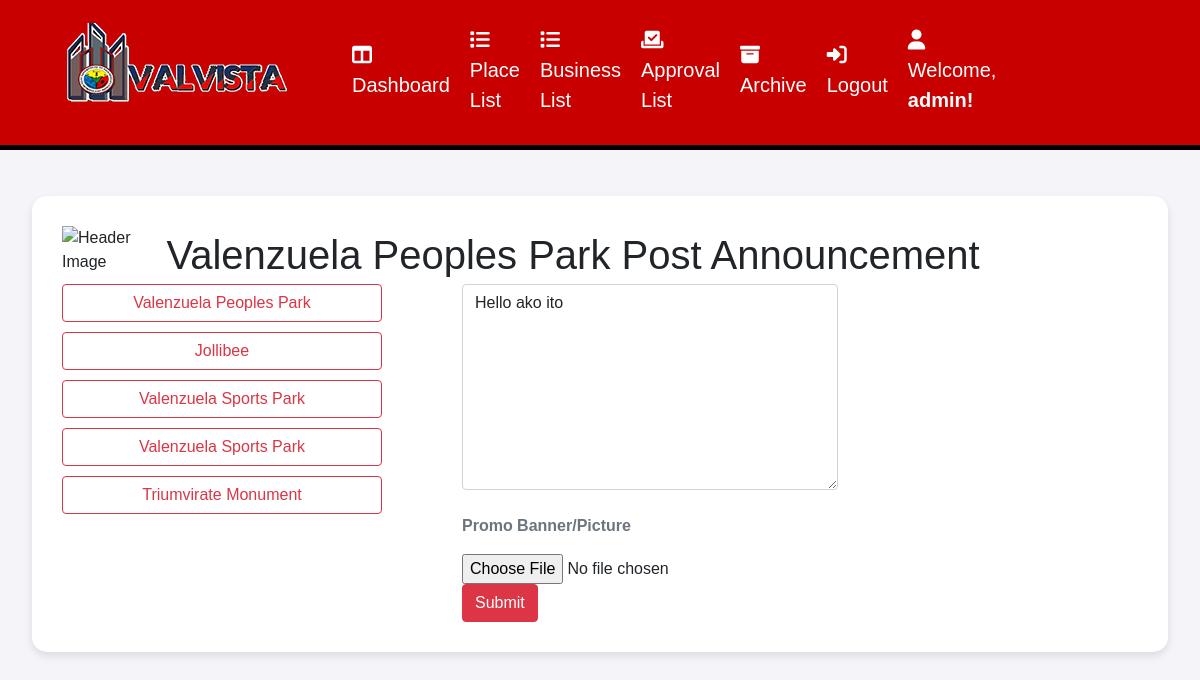
The page /promo/1/ (signed in) on the database as committed earlier.
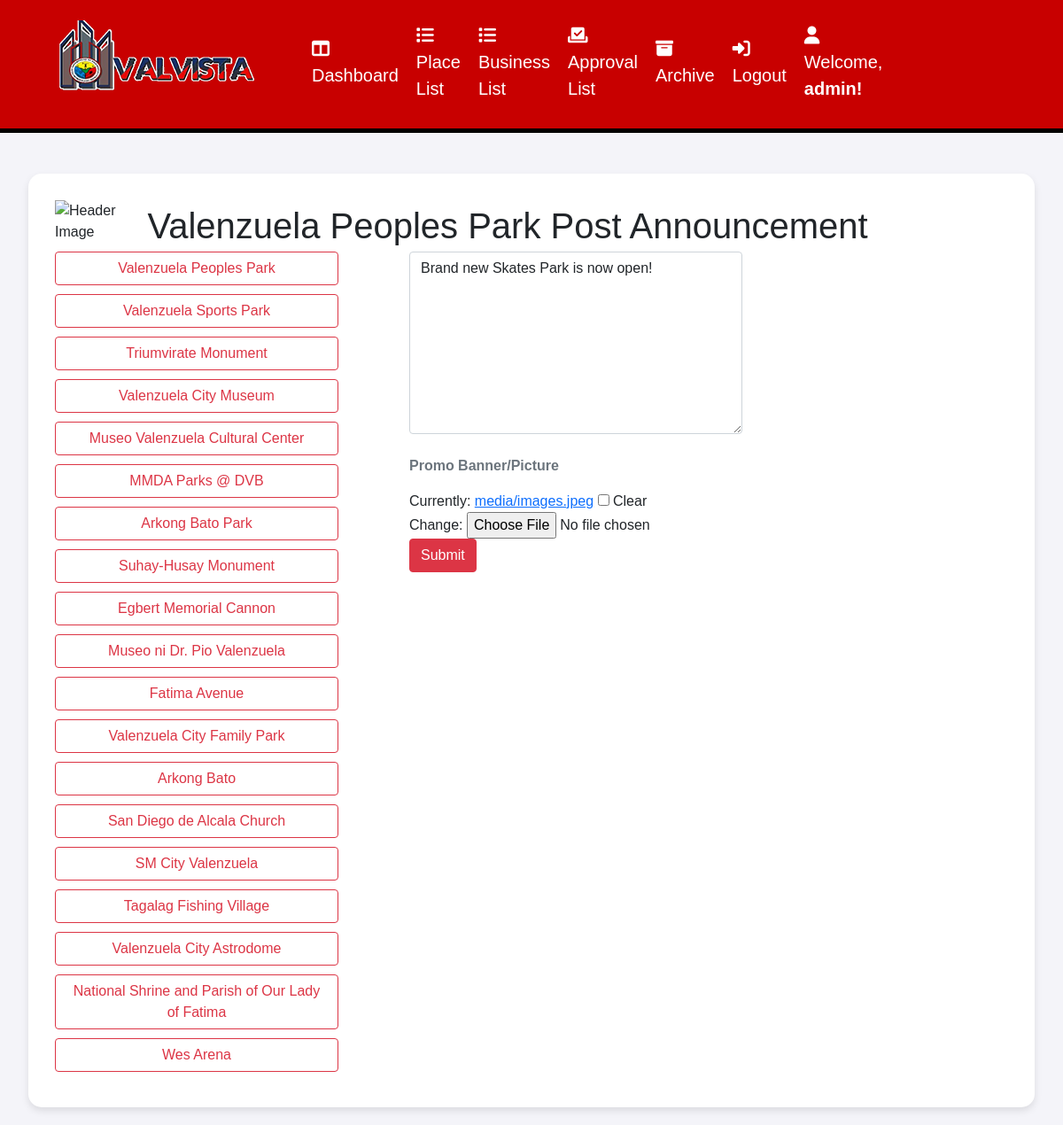
The same page on the database as committed later.
### website/models.py (models this page shows, shortened)
class Place(models.Model):
        COST_CHOICES = [
        ('0','0'),
        ('1-200','1-200'),
        ('201-500','201-500'),
        ('501+','501+'),
        ]
        name = models.CharField (max_length=100)
        location = models.CharField (max_length=100)
        description = models.CharField (max_length=1000)
        categories = models.ManyToManyField('Category', related_name='places')
        time = models.CharField (max_length=20)
        timeclose = models.CharField (max_length=20)
        cost = models.CharField(max_length=100, blank=True,null=True,choices= COST_CHOICES)
        photo = models.ManyToManyField(PlaceMedia,related_name='places',blank=True)
        thumbnail = models.ImageField(upload_to="media")
        archived = models.BooleanField(default=False)
        map = models.CharField(max_length=2000,blank=True,null=True)
        promos = models.ImageField(upload_to="media",blank=True,null=True)
        announcement = models.TextField(max_length=5000, blank=True,null=True)

### website/views.py (the view)
# urls.py: path('promo/<str:pk>/',views.promo, name="promo"),
@login_required
def promo(request,pk):
    if not request.user.groups.filter(name='Admin').exists():
        return HttpResponseForbidden("You don't have permission to access this page.")
    else:
        all_admin = Place.objects.all()
        place = get_object_or_404(Place, pk=pk)
        if request.POST:
            form = PromoForm(request.POST,request.FILES,instance=place)
            if form.is_valid():
                place = form.save(commit=False)
                place.save()
                return redirect('adpromo')
        else:
            form = PromoForm(instance=place)
        context = {'form': form, 'place': place,'all_admin': all_admin}
        return render(request, 'promo.html', context)

### website/forms.py
class PromoForm(forms.ModelForm):
 class Meta:
        model = Place
        fields = [
        'promos','announcement'
        ]
        widgets = {
 'announcement': forms.Textarea(attrs={
                'class': 'form-control',
                'id': 'placeannouncement',
                'name': 'placeannouncement',
                'rows': 8,
                'columns':10
            }),
            'promos': forms.ClearableFileInput(attrs={
                'class': 'custom-file-input',
                'id': 'placephoto',
                'name': 'placephoto'
            }),
        }

### website/templates/promo.html (shortened to what this page needs)
<!DOCTYPE html>
<html lang="en">
<head>
    <link rel="stylesheet" href="https://cdnjs.cloudflare.com/ajax/libs/font-awesome/6.5.1/css/all.min.css">
    <link rel="stylesheet" href="https://cdnjs.cloudflare.com/ajax/libs/font-awesome/4.7.0/css/font-awesome.min.css">
    <link href="https://cdn.jsdelivr.net/npm/bootstrap@5.0.2/dist/css/bootstrap.min.css" rel="stylesheet"
>
    {% load static %}
    <link rel="stylesheet" href="{% static 'RegUpdForm.css' %}">
</head>
<header>
    <nav>
        <div class="logo">
            <img class="logo"src ="\media\media\valvista logo.png" alt="logo">
        </div>
        <ul class="nav-links">
            <li><a href="{%url 'dashboard' %}"><i class="fa-solid fa-table-columns"></i>Dashboard</a></li>
            {% if user.is_authenticated%}
            <li><a href="{%url 'placelist' %}"><i class="fa-solid fa-list"></i>Place List</a></li>
            {%else%}
            <li><a ></i></a></li>
            {%endif%}
            <li><a href="{%url 'businessadmin' %}"><i class="fa-solid fa-list"></i></i>Business List</a></li>
            <li><a href="{%url 'approvallist' %}"><i class="fa-solid fa-check-to-slot"></i>Approval List</a></li>
            <li><a href="{%url 'archives' %}"><i class="fa-solid fa-box-archive"></i>Archive</a></li>
            {% if user.is_authenticated%}
            <li><a href="{%url 'logout' %}"><i class="fa-solid fa-right-to-bracket"></i> Logout</a></li>
            <li class="no-hover"><a style="color: white;"><i class="fa-solid fa-user"></i> Welcome, <strong> {{request.user}}!</strong></a></li>
            {%else%}
            <li><a href="{%url 'login' %}"><i class="fa-solid fa-right-to-bracket"></i> Login</a></li>
            {%endif%}
        </ul>
    </nav>
  </header>
    <br><br><br><br>
    <div style="max-width: 1600px;"class=" container">
    <div class="right-box">
        <div class="header-text">
            <img src="https://upload.wikimedia.org/wikipedia/commons/thumb/f/f9/Valenzuela_Seal.svg/768px-Valenzuela_Seal.svg.png" alt="Header Image">
    <h1>{{place.name}} Post Announcement</h1>
    <div class="row">
        <div class="col">
    <div class="content">
        {% for place in all_admin %}
        {% if not place.archived %}
        <div class="box-container">
            <h2  class="container-text"><a href="{%url 'promo' place.id%}" style="width: 40vh;" class="btn btn-outline-danger">{{place.name}}</a></h2>
        </div>
        {% endif %}
    {% endfor %}
    </div>
</div>
<div style="margin-right: 300px;" class="col">
    <form method="post" enctype="multipart/form-data">
        {{form.announcement}}<br>
        <p><strong> Promo Banner/Picture</strong></p>{{form.promos}}
        <button type="submit" class="btn btn-danger">Submit</button>
    </form>
</div>
    </div>
</div>
</body>
</html>

Rows that differ between the two databases and show on the page:
no longer on this page (row edited): Place: name "Jollibee"
no longer on this page (row edited): Place: name "Valenzuela Sports Park"
changed Place "Valenzuela Peoples Park": announcement "Hello ako ito" → "Brand new Skates Park is now open!"
added Place: name "Valenzuela City Museum"
added Place: name "Museo Valenzuela Cultural Center"
added Place: name "MMDA Parks @ DVB"
added Place: name "Arkong Bato Park"
added Place: name "Suhay-Husay Monument"
added Place: name "Egbert Memorial Cannon"
added Place: name "Museo ni Dr. Pio Valenzuela"
added Place: name "Fatima Avenue"
added Place: name "Valenzuela City Family Park"
added Place: name "Arkong Bato"
added Place: name "San Diego de Alcala Church"
added Place: name "SM City Valenzuela"
added Place: name "Tagalag Fishing Village"
added Place: name "Valenzuela City Astrodome"
added Place: name "National Shrine and Parish of Our Lady of Fatima"
added Place: name "Wes Arena"
Other text that changed with them:
form field promos: (not shown) → "☐"
text now shown: "Currently: media/images.jpeg Clear Change:"
